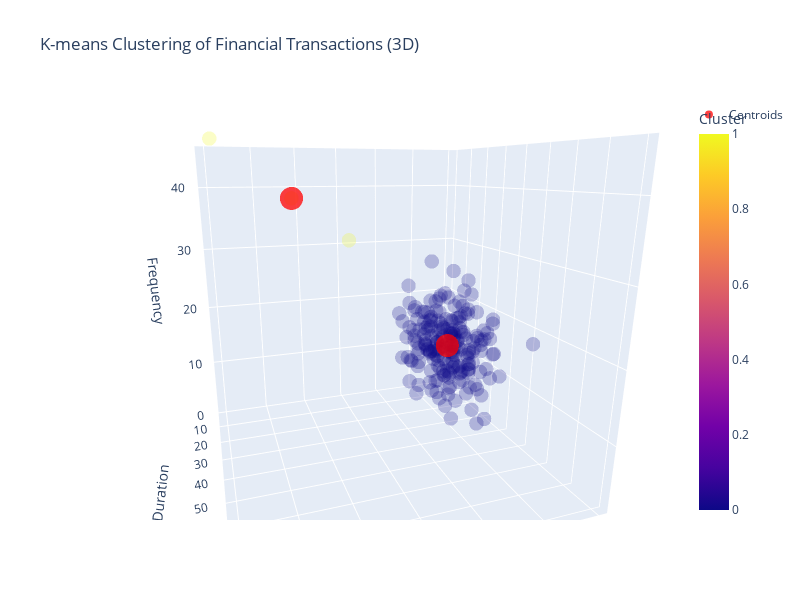

This figure's notebook cell:
### Code cell
fig = px.scatter_3d(df, x='Amount', y='Duration', z='Frequency', 
                    color='Cluster', 
                    title='K-means Clustering of Financial Transactions (3D)',
                    opacity=0.25)
fig.update_traces(marker=dict(size=5))
fig.update_layout(width=800, height=600)  # Adjust width and height as needed
fig.add_trace(
    go.Scatter3d(x=kmeans_3d.cluster_centers_[:, 0], y=kmeans_3d.cluster_centers_[:, 1], z=kmeans_3d.cluster_centers_[:, 2], 
                 mode='markers', 
                 marker=dict(size=8, color='red', opacity=0.75), 
                 name='Centroids'))
fig.show()

### Figure 1 — Plotly figure (JSON) as saved in the notebook; plotly's stock layout.template omitted (floating-point values rounded to 4 significant figures; data arrays with more than 128 entries replaced by an {"elided": "..."} marker saying what was removed)
{"data": [{"hovertemplate": "Amount=%{x}<br>Duration=%{y}<br>Frequency=%{z}<br>Cluster=%{marker.color}<extra></extra>", "legendgroup": "", "marker": {"color": {"elided": "203 int values"}, "coloraxis": "coloraxis", "opacity": 0.25, "size": 5, "symbol": "circle"}, "mode": "markers", "name": "", "scene": "scene", "showlegend": false, "type": "scatter3d", "x": {"elided": "203 float values"}, "y": {"elided": "203 float values"}, "z": {"elided": "203 float values"}}, {"marker": {"color": "red", "opacity": 0.75, "size": 8}, "mode": "markers", "name": "Centroids", "type": "scatter3d", "x": [104.0, 300], "y": [30.62, 70], "z": [14.8, 40]}], "layout": {"coloraxis": {"colorbar": {"title": {"text": "Cluster"}}, "colorscale": [[0, "#0d0887"], [0.1111, "#46039f"], [0.2222, "#7201a8"], [0.3333, "#9c179e"], [0.4444, "#bd3786"], [0.5556, "#d8576b"], [0.6667, "#ed7953"], [0.7778, "#fb9f3a"], [0.8889, "#fdca26"], [1, "#f0f921"]]}, "height": 600, "legend": {"tracegroupgap": 0}, "scene": {"aspectmode": "auto", "aspectratio": {"x": 1, "y": 1, "z": 1}, "camera": {"center": {"x": 0, "y": 0, "z": 0}, "eye": {"x": 0.4914, "y": 1.441, "z": 0.4145}, "projection": {"type": "perspective"}, "up": {"x": 0, "y": 0, "z": 1}}, "domain": {"x": [0, 1], "y": [0, 1]}, "xaxis": {"title": {"text": "Amount"}, "type": "linear"}, "yaxis": {"title": {"text": "Duration"}, "type": "linear"}, "zaxis": {"title": {"text": "Frequency"}, "type": "linear"}}, "title": {"text": "K-means Clustering of Financial Transactions (3D)"}, "width": 800}}
